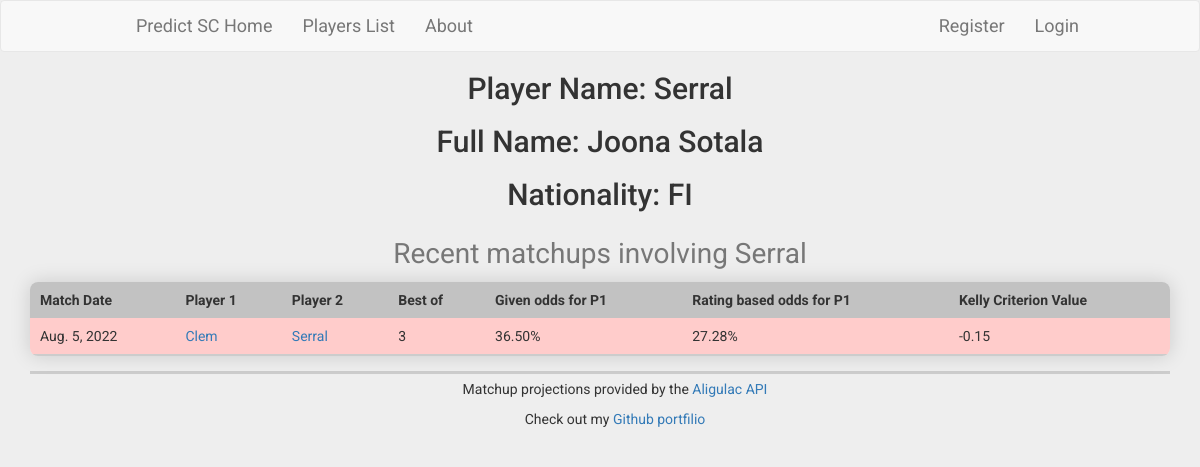
Screenshot of /scodds/players/1 with the database file from the repository.
### scodds/models.py (models this page shows, shortened)
class Player(models.Model):
    name = models.CharField(max_length=32)
    full_name = models.CharField(max_length=32, default="N/A")
    country = models.CharField(max_length=32, default="N/A")

class Matchup(models.Model):
    player1 = models.ForeignKey(
        Player, on_delete=models.CASCADE, related_name="player1")
    player2 = models.ForeignKey(
        Player, on_delete=models.CASCADE, related_name="player2")
    bestOf = models.IntegerField(default=3)
    p1Odds = models.FloatField(default=0)
    p1AligulacOdds = models.FloatField(default=0)
    kellyValue = models.FloatField(default=0)
    matchupDate = models.DateField(default=date.today)

### scodds/views.py (the view)
# urls.py: path("players/<int:player_id>", views.playerpage, name="player"),
def playerpage(request, player_id):
    player = Player.objects.get(pk=player_id)
    return render(request, "scodds/playerpage.html", {
        "player": player,
        "player_matches_1": Matchup.objects.filter(player1_id=player_id),
        "player_matches_2": Matchup.objects.filter(player2_id=player_id)
    })

### scodds/templates/scodds/playerpage.html (shortened to what this page needs)
{% extends "scodds/layout.html" %}
{% load static %}
{%block body%}
<h2 class="text-center">Player Name: {{player.name}}</h2>
<h2 class="text-center">Full Name: {{player.full_name}}</h2>
<h2 class="text-center">Nationality: {{player.country}}</h2>
<table class="content-table">
  <caption class="text-center">Recent matchups involving {{player.name}}</caption>
  <thead>
    <tr>
      <th>Match Date</th>
      <th>Player 1</th>
      <th>Player 2</th>
      <th>Best of</th>
      <th>Given odds for P1</th>
      <th>Rating based odds for P1</th>
      <th>Kelly Criterion Value</th>
    </tr>
  </thead>
  {% for matchup in player_matches_2 %}
  <tr>
    <td>{{matchup.matchupDate}}</td>
    <td><a href="{% url 'player' matchup.player1.id %}">{{matchup.player1.name}}</a></td>
    <td><a href="{% url 'player' matchup.player2.id %}">{{matchup.player2.name}}</a></td>
    <td>{{matchup.bestOf}}</td>
    <td>{{matchup.p1Odds|floatformat:2}}%</td>
    <td>{{matchup.p1AligulacOdds|floatformat:2}}%</td>
    <td>{{matchup.kellyValue|floatformat:2}}</td>
  </tr>
  {% endfor %}
</table>
{% endblock %}

### scodds/static/scodds/styles.css (style rules this page uses)
html * { font-family: 'Roboto', sans-serif; }
body { background-color: #eeeeee !important; font-family: 'Roboto', sans-serif; }
html,body { height: 100%; }
.content-table { border-collapse: collapse; margin: 15px 0; width: 100%; font-size: 1em; border-radius: 8px; overflow: hidden; box-shadow: 0 0 20px rgba(0, 0, 0, .15); }
.content-table thead tr { border-radius: 8px; background-color: #C2C2C2; font-weight: bold; }
th:first-of-type { border-top-left-radius: 8px; }
th:last-of-type { border-top-right-radius: 8px; }
.content-table th, .content-table td { padding: 8px 10px; }
.content-table tbody tr { border-bottom: 2px solid #ccc; }
td, th { text-align: left; }
caption { font-size: 2em; }

### rows the page displays
Player: name "Serral", full_name "Joona Sotala", country "FI"
Matchup: matchupDate "Aug. 5, 2022", player1.name "Clem", player2.name "Serral", bestOf "3", p1Odds "36.50", p1AligulacOdds "27.28", kellyValue "-0.15"
